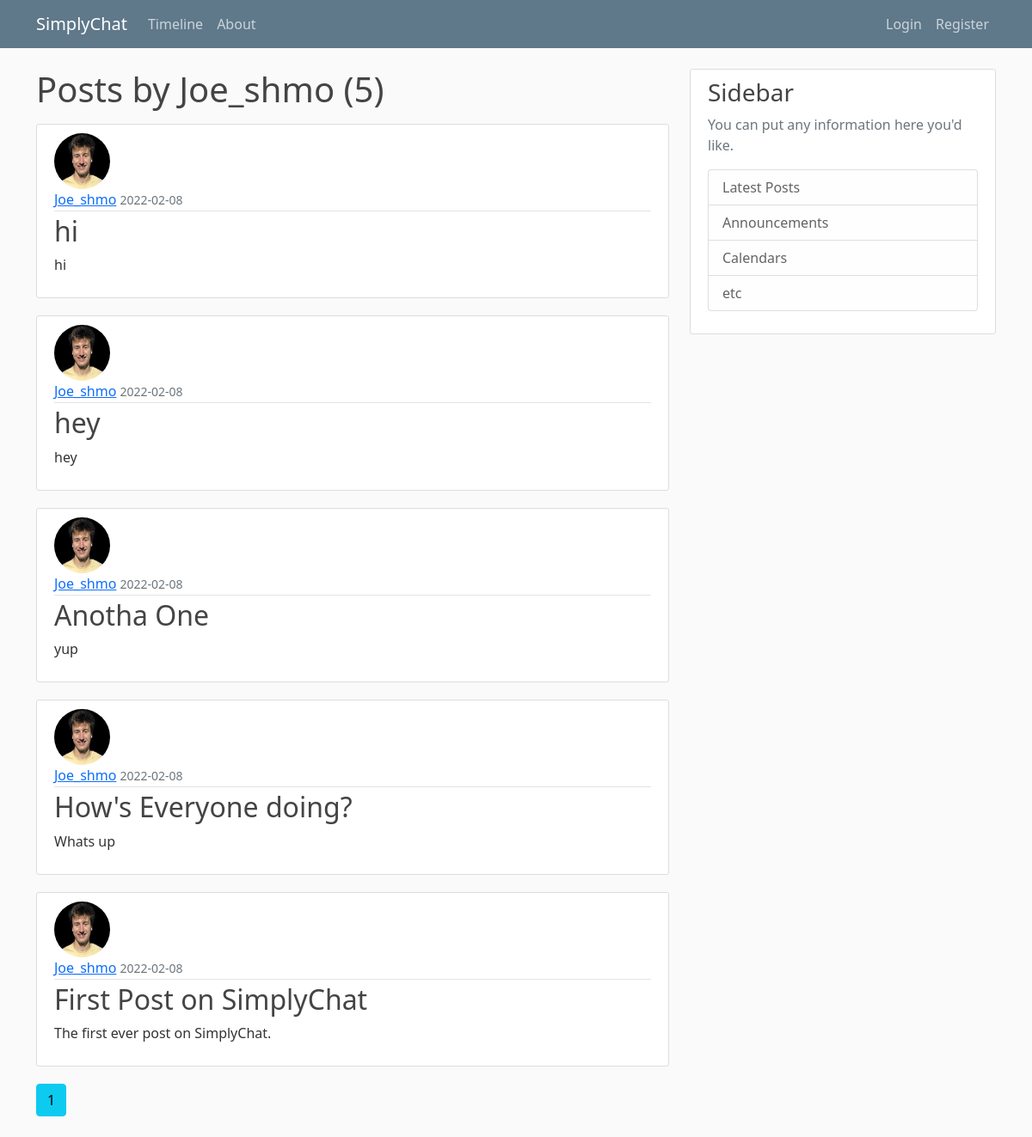
The app's page /user/Joe_shmo with its own data.
### App/models.py (models this page shows, shortened)
class User(db.Model, UserMixin):
    id = db.Column(db.Integer, primary_key = True)
    username = db.Column(db.String(20), unique = True, nullable = False)
    email = db.Column(db.String(100), unique = True, nullable = False)
    image_file = db.Column(db.String(20), nullable = False, default = 'default.jpg')
    password = db.Column(db.String(60), nullable = False)
    posts = db.relationship('Post', backref = 'author', lazy = True)

class Post(db.Model):
     id = db.Column(db.Integer, primary_key = True)
     title = db.Column(db.String(100), nullable = False)
     date_posted = db.Column(db.DateTime, nullable = False, default = datetime.utcnow)
     content = db.Column(db.Text, nullable = False)
     user_id = db.Column(db.Integer, db.ForeignKey('user.id'), nullable = False)

### App/routes.py (the view)
@app.route("/user/<string:username>")
def user_posts(username):
    page = request.args.get('page', 1, type=int)
    user = User.query.filter_by(username=username).first_or_404()
    posts = Post.query.filter_by(author=user)\
        .order_by(Post.date_posted.desc())\
        .paginate(page=page, per_page = 5)
    return render_template('user_posts.html', posts=posts, user=user)

### App/templates/user_posts.html (shortened to what this page needs)
{% extends 'layout.html' %}
{% block content %}
    <h1 class="mb-3">Posts by {{ user.username }} ({{ posts.total }})</h1>
    {% for post in posts.items %}
    <article class="media content-section">
        <img class="rounded-circle article-img" src="{{ url_for('static', filename='profile_pics/' + post.author.image_file) }}">
        <div class="media-body">
          <div class="article-metadata">
            <a class="mr-2" href="{{ url_for('user_posts', username=post.author.username) }}">{{ post.author.username }}</a>
            <small class="text-muted">{{ post.date_posted.strftime('%Y-%m-%d') }}</small>
          </div>
          <h2><a class="article-title" href="{{ url_for('post', post_id=post.id) }}">{{ post.title }}</a></h2>
          <p class="article-content">{{ post.content }}</p>
        </div>
      </article>
    {% endfor %}
    {% for page_num in posts.iter_pages(left_edge=1, right_edge=1, left_current=1, right_current=2) %}
      {% if page_num %}
        {% if posts.page == page_num %}
          <a class="btn btn-info mb-4" href="{{ url_for('user_posts', username=user.username, page=page_num) }}">{{ page_num }}</a>
        {% else %}
          <a class="btn btn-outline-info mb-4" href="{{ url_for('user_posts', username=user.username, page=page_num) }}">{{ page_num }}</a>
        {% endif %}
      {% endif %}
      {% endfor %}
{% endblock content %}

### App/static/main.css (style rules this page uses)
body { background: #fafafa; color: #333333; margin-top: 5rem; }
h1, h2, h3, h4, h5, h6 { color: #444444; }
.content-section { background: #ffffff; padding: 10px 20px; border: 1px solid #dddddd; border-radius: 3px; margin-bottom: 20px; }
.article-title { color: #444444; text-decoration: none; }
.article-content { white-space: pre-line; text-decoration: none; }
.article-img { height: 65px; width: 65px; margin-right: 16px; }
.article-metadata { padding-bottom: 1px; margin-bottom: 4px; border-bottom: 1px solid #e3e3e3 }

### records on screen
User: username "Joe_shmo"
Post: image_file (picture), author.username "Joe_shmo", date_posted "2022-02-08", title "hi", content "hi"
Post: image_file (picture), author.username "Joe_shmo", date_posted "2022-02-08", title "hey", content "hey"
Post: image_file (picture), author.username "Joe_shmo", date_posted "2022-02-08", title "Anotha One", content "yup"
Post: image_file (picture), author.username "Joe_shmo", date_posted "2022-02-08", title "How's Everyone doing?", content "Whats up"
Post: image_file (picture), author.username "Joe_shmo", date_posted "2022-02-08", title "First Post on SimplyChat", content "The first ever post on SimplyChat."

### other values on screen
{{ posts.total }} "5"
{{ page_num }} "1"
